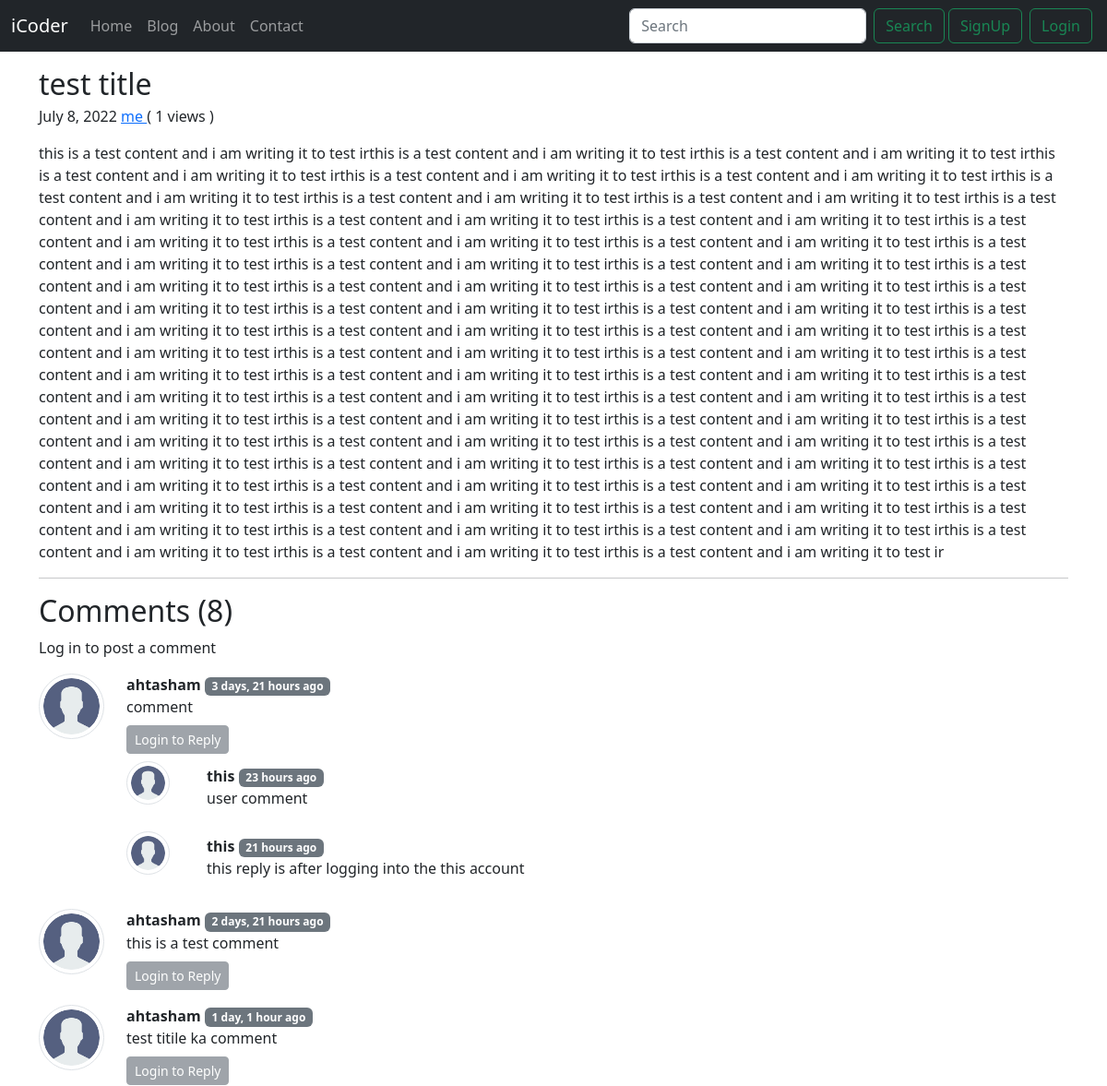
The app's page /blog/firsst-post (upper part), older data.
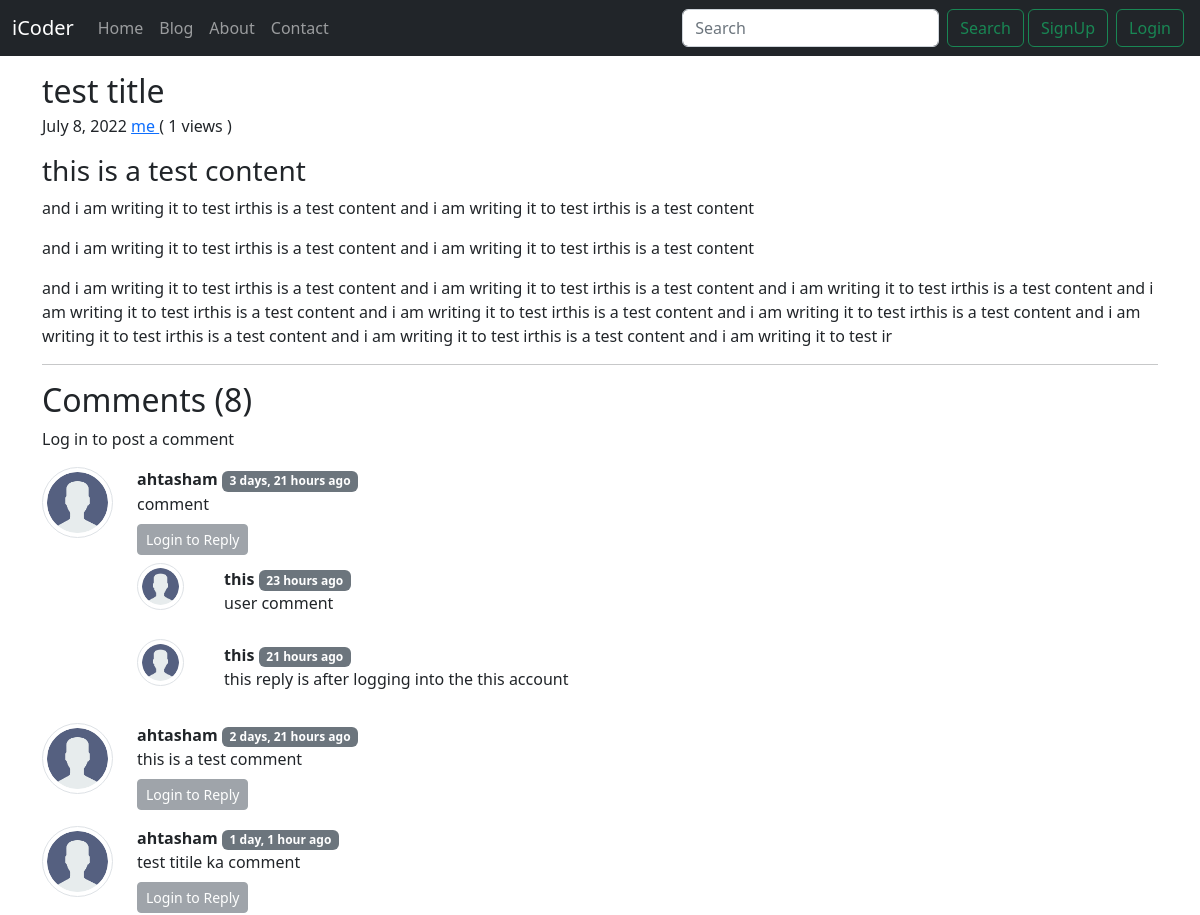
The same page, newer data.
### blog/models.py (models this page shows, shortened)
class Post(models.Model):
    sno = models.AutoField(primary_key=True)
    title = models.CharField(max_length=255)
    content = models.TextField()
    author = models.CharField(max_length=130)
    slug = models.CharField(max_length=130)
    views = models.IntegerField(default=0)
    timeStamp = models.DateField(blank=True)

### blog/views.py (the view)
# urls.py: path('<str:slug>', views.blogPost, name='blogPost'),
def blogPost(request, slug):
    post = Post.objects.filter(slug= slug).first()
    post.views = post.views + 1
    post.save()
    comments = BlogComment.objects.filter(post = post, parent = None)
    replies = BlogComment.objects.filter(post = post).exclude(parent = None)
    replyDict = {}
    for reply in replies:
        if reply.parent.sno not in replyDict.keys():
            replyDict[reply.parent.sno] = [reply]
        else:
            replyDict[reply.parent.sno].append(reply)
    context = {
        'post': post,
        'comments': comments,
        'user': request.user,
        'replyDict': replyDict
    }
    return render(request, 'blog/blogPost.html', context)

### blog/templatetags/extras.py (called while the page is built)
@register.filter(name= 'get_val')
def get_val(dict, key):
    return dict.get(key)

### templates/blog/blogPost.html (shortened to what this page needs)
{% extends 'basic.html' %}
{% block body %}
<div class="container my-3">
    <article class="blog-post">
        <h2 class="blog-post-title mb-1">{{post.title}}</h2>
        <p class="blog-post-meta">
            {{post.timeStamp}}
            <a href="#">
                {{post.author}}
            </a>
            (
                <span>
                    {{post.views}} views
                </span>
            )
        </p>
        <p>{{post.content|safe}}</p>
        <hr>
    </article>
</div>
<div class="container">
    <h2>Comments ({{comments.count}})</h2>
    <div class="my-2">
        {% if user.is_authenticated %}
        <form action="/blog/postComment" method="post">
            {% csrf_token %}
            <div class="mb-3">
                <input class="form-control" type="text" name="comment" placeholder="Enter Comment here">
                <input type="hidden" name="postSno" value="{{post.sno}}">
                <input type="hidden" name="parentSno" value="">
            </div>
            <button type="submit" class="btn btn-primary">Submit</button>
        </form>
        {% else %}
        <p>Log in to post a comment
            {% endif %}
    </div>
    {% for comment in comments %}
    <div class="row my-2">
        {% load humanize %}
        {% load extras %}
        <div class="col-md-1">
            <img class="img-thumbnail rounded-circle" src="/static/img/user.png" alt="">
        </div>
        <div class="col-md-11"> <b>{{comment.user.username}}</b> <span
                class="badge bg-secondary">{{comment.timestamp|naturaltime}}</span>
            <div>
                {{comment.comment}}
            </div>
            <div class="reply-mx-0">
                {% if user.is_authenticated %}
                <button class="btn btn-sm btn-secondary my-2" type="button" data-bs-toggle="collapse"
                    data-bs-target="#replyBox{{comment.sno}}" aria-expanded="false" aria-controls="collapseExample">
                    Reply
                </button>
                <div class="collapse" id="replyBox{{comment.sno}}">
                    <div class="card card-body my-1">
                        <form action="/blog/postComment" method="post">
                            {% csrf_token %}
                            <div class="mb-3">
                                <input class="form-control" type="text" name="comment" placeholder="Enter Reply here">
                                <input type="hidden" name="parentSno" value="{{comment.sno}}">
                            </div>
                            <input type="hidden" name="postSno" value="{{post.sno}}">
                            <button type="submit" class="btn btn-secondary">Reply</button>
                        </form>
                    </div>
                </div>
                {% else %}
                <button class="btn btn-sm btn-secondary my-2" type="button" data-bs-toggle="collapse"
                data-bs-target="#replyBox{{comment.sno}}" aria-expanded="false" aria-controls="collapseExample" disabled>
                Login to Reply
            </button>
                {% endif %}
                <div class="replies">
                    {% for reply in replyDict|get_val:comment.sno %}
                    <div class="row">
                        <div class="col-md-1">
                            <img class="img-thumbnail rounded-circle w-75" src="/static/img/user.png" alt="">
                        </div>
                        <div class="col-md-11 mt-1"><b>{{reply.user.username}}</b> <span
                            class="badge bg-secondary">{{reply.timestamp|naturaltime}}</span> <br>
                            {{reply.comment}}
                        </div>
                    </div>
                    <br>
                    {% endfor %}
                </div>
            </div>
        </div>
    </div>
    {% endfor %}
</div>
{% endblock body %}

Row changes from the older to the newer data that the page shows:
changed Post "test title": content "…writing it to test irthis is a test content and i am writing it to test irthis is a test content and i am writing it to test irthis is a test content and i am writing it to test irthis is a test content and i am writing it to test irthis is a test content and i am writing it to test irthis is a test content and i am writing it to test irthis is a test content and i am writing it to test irthis is a test content and i am writing it to test irthis is a test content and i am writing it to test irthis is a test content and i am writing it to test irthis is a test content and i am writing it to test irthis is a test content and i am writing it to test irthis is a test content and i am writing…" → "…writing it to test ir"
